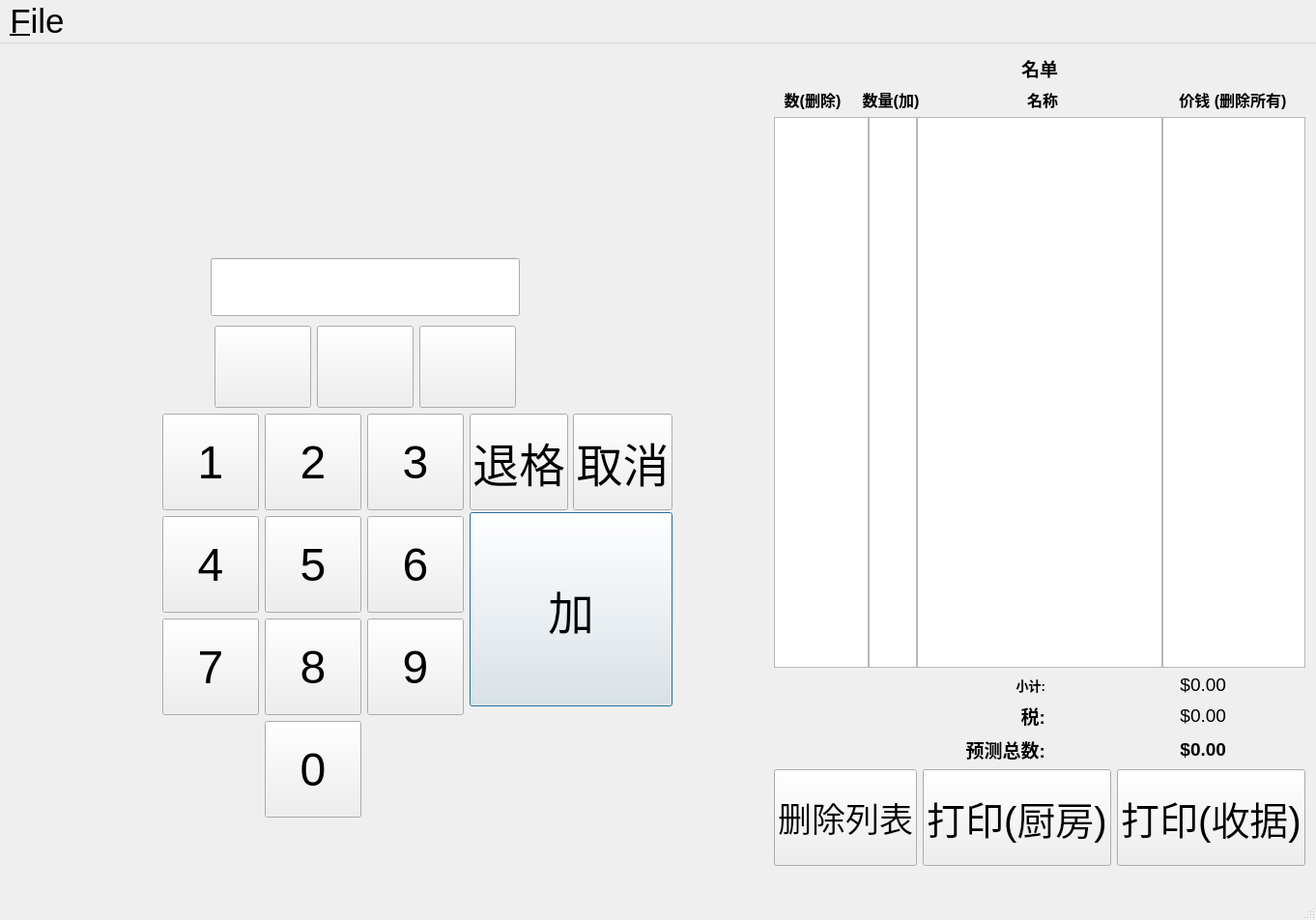
<?xml version="1.0" encoding="UTF-8"?>
<ui version="4.0">
 <class>MainWindow</class>
 <widget class="QMainWindow" name="MainWindow">
  <property name="geometry">
   <rect>
    <x>0</x>
    <y>0</y>
    <width>1362</width>
    <height>952</height>
   </rect>
  </property>
  <property name="font">
   <font>
    <pointsize>26</pointsize>
   </font>
  </property>
  <property name="windowTitle">
   <string>Dynasty Selector (developed by kabicin using the Qt Framework)</string>
  </property>
  <property name="windowIcon">
   <iconset>
    <normaloff>../../Desktop/dh/res/dhlogo.png</normaloff>../../Desktop/dh/res/dhlogo.png</iconset>
  </property>
  <widget class="QWidget" name="centralWidget">
   <layout class="QHBoxLayout" name="horizontalLayout_3">
    <item>
     <layout class="QVBoxLayout" name="verticalLayout_4">
      <item>
       <layout class="QVBoxLayout" name="verticalLayout_3">
        <item>
         <spacer name="verticalSpacer_2">
          <property name="orientation">
           <enum>Qt::Vertical</enum>
          </property>
          <property name="sizeHint" stdset="0">
           <size>
            <width>20</width>
            <height>40</height>
           </size>
          </property>
         </spacer>
        </item>
        <item>
         <widget class="QLabel" name="labelFood_1">
          <property name="enabled">
           <bool>true</bool>
          </property>
          <property name="maximumSize">
           <size>
            <width>16777215</width>
            <height>50</height>
           </size>
          </property>
          <property name="font">
           <font>
            <family>MS Sans Serif</family>
            <pointsize>22</pointsize>
           </font>
          </property>
          <property name="text">
           <string/>
          </property>
          <property name="alignment">
           <set>Qt::AlignCenter</set>
          </property>
         </widget>
        </item>
        <item>
         <widget class="QLabel" name="labelFood_2">
          <property name="enabled">
           <bool>true</bool>
          </property>
          <property name="maximumSize">
           <size>
            <width>16777215</width>
            <height>50</height>
           </size>
          </property>
          <property name="font">
           <font>
            <pointsize>20</pointsize>
           </font>
          </property>
          <property name="text">
           <string/>
          </property>
          <property name="alignment">
           <set>Qt::AlignCenter</set>
          </property>
         </widget>
        </item>
        <item>
         <widget class="QLabel" name="labelFood_3">
          <property name="enabled">
           <bool>true</bool>
          </property>
          <property name="maximumSize">
           <size>
            <width>16777215</width>
            <height>75</height>
           </size>
          </property>
          <property name="font">
           <font>
            <pointsize>48</pointsize>
           </font>
          </property>
          <property name="text">
           <string/>
          </property>
          <property name="alignment">
           <set>Qt::AlignCenter</set>
          </property>
         </widget>
        </item>
        <item>
         <widget class="QLabel" name="labelFood_4">
          <property name="enabled">
           <bool>true</bool>
          </property>
          <property name="maximumSize">
           <size>
            <width>16777215</width>
            <height>50</height>
           </size>
          </property>
          <property name="font">
           <font>
            <pointsize>20</pointsize>
           </font>
          </property>
          <property name="text">
           <string/>
          </property>
          <property name="alignment">
           <set>Qt::AlignCenter</set>
          </property>
         </widget>
        </item>
        <item>
         <layout class="QVBoxLayout" name="verticalLayout">
          <item>
           <layout class="QHBoxLayout" name="horizontalLayout">
            <item>
             <spacer name="horizontalSpacer">
              <property name="orientation">
               <enum>Qt::Horizontal</enum>
              </property>
              <property name="sizeHint" stdset="0">
               <size>
                <width>100</width>
                <height>20</height>
               </size>
              </property>
             </spacer>
            </item>
            <item>
             <widget class="QLineEdit" name="lineEditNum">
              <property name="sizePolicy">
               <sizepolicy hsizetype="Minimum" vsizetype="Minimum">
                <horstretch>0</horstretch>
                <verstretch>0</verstretch>
               </sizepolicy>
              </property>
              <property name="minimumSize">
               <size>
                <width>320</width>
                <height>60</height>
               </size>
              </property>
              <property name="maximumSize">
               <size>
                <width>200</width>
                <height>48</height>
               </size>
              </property>
              <property name="font">
               <font>
                <pointsize>36</pointsize>
               </font>
              </property>
              <property name="locale">
               <locale language="English" country="Canada"/>
              </property>
              <property name="text">
               <string/>
              </property>
              <property name="alignment">
               <set>Qt::AlignCenter</set>
              </property>
              <property name="placeholderText">
               <string/>
              </property>
             </widget>
            </item>
            <item>
             <spacer name="horizontalSpacer_2">
              <property name="orientation">
               <enum>Qt::Horizontal</enum>
              </property>
              <property name="sizeType">
               <enum>QSizePolicy::Expanding</enum>
              </property>
              <property name="sizeHint" stdset="0">
               <size>
                <width>100</width>
                <height>20</height>
               </size>
              </property>
             </spacer>
            </item>
           </layout>
          </item>
          <item>
           <spacer name="verticalSpacer_3">
            <property name="orientation">
             <enum>Qt::Vertical</enum>
            </property>
            <property name="sizeType">
             <enum>QSizePolicy::Minimum</enum>
            </property>
            <property name="sizeHint" stdset="0">
             <size>
              <width>20</width>
              <height>10</height>
             </size>
            </property>
           </spacer>
          </item>
          <item>
           <layout class="QHBoxLayout" name="horizontalLayout_12">
            <item>
             <spacer name="horizontalSpacer_7">
              <property name="orientation">
               <enum>Qt::Horizontal</enum>
              </property>
              <property name="sizeType">
               <enum>QSizePolicy::Expanding</enum>
              </property>
              <property name="sizeHint" stdset="0">
               <size>
                <width>265</width>
                <height>20</height>
               </size>
              </property>
             </spacer>
            </item>
            <item>
             <widget class="QPushButton" name="btn_A">
              <property name="sizePolicy">
               <sizepolicy hsizetype="Minimum" vsizetype="Minimum">
                <horstretch>0</horstretch>
                <verstretch>0</verstretch>
               </sizepolicy>
              </property>
              <property name="minimumSize">
               <size>
                <width>100</width>
                <height>85</height>
               </size>
              </property>
              <property name="maximumSize">
               <size>
                <width>16777215</width>
                <height>85</height>
               </size>
              </property>
              <property name="font">
               <font>
                <pointsize>28</pointsize>
               </font>
              </property>
              <property name="text">
               <string/>
              </property>
             </widget>
            </item>
            <item>
             <widget class="QPushButton" name="btn_B">
              <property name="sizePolicy">
               <sizepolicy hsizetype="Minimum" vsizetype="Minimum">
                <horstretch>0</horstretch>
                <verstretch>0</verstretch>
               </sizepolicy>
              </property>
              <property name="minimumSize">
               <size>
                <width>100</width>
                <height>85</height>
               </size>
              </property>
              <property name="maximumSize">
               <size>
                <width>16777215</width>
                <height>85</height>
               </size>
              </property>
              <property name="font">
               <font>
                <pointsize>28</pointsize>
               </font>
              </property>
              <property name="text">
               <string/>
              </property>
             </widget>
            </item>
            <item>
             <widget class="QPushButton" name="btn_C">
              <property name="sizePolicy">
               <sizepolicy hsizetype="Minimum" vsizetype="Minimum">
                <horstretch>0</horstretch>
                <verstretch>0</verstretch>
               </sizepolicy>
              </property>
              <property name="minimumSize">
               <size>
                <width>100</width>
                <height>85</height>
               </size>
              </property>
              <property name="maximumSize">
               <size>
                <width>16777215</width>
                <height>85</height>
               </size>
              </property>
              <property name="font">
               <font>
                <pointsize>28</pointsize>
               </font>
              </property>
              <property name="text">
               <string/>
              </property>
             </widget>
            </item>
            <item>
             <spacer name="horizontalSpacer_8">
              <property name="orientation">
               <enum>Qt::Horizontal</enum>
              </property>
              <property name="sizeType">
               <enum>QSizePolicy::Expanding</enum>
              </property>
              <property name="sizeHint" stdset="0">
               <size>
                <width>265</width>
                <height>20</height>
               </size>
              </property>
             </spacer>
            </item>
           </layout>
          </item>
          <item>
           <layout class="QHBoxLayout" name="horizontalLayout_2">
            <item>
             <layout class="QGridLayout" name="gridLayout">
              <item row="0" column="1">
               <widget class="QPushButton" name="btnOne">
                <property name="sizePolicy">
                 <sizepolicy hsizetype="Minimum" vsizetype="Minimum">
                  <horstretch>0</horstretch>
                  <verstretch>0</verstretch>
                 </sizepolicy>
                </property>
                <property name="minimumSize">
                 <size>
                  <width>100</width>
                  <height>100</height>
                 </size>
                </property>
                <property name="maximumSize">
                 <size>
                  <width>16777215</width>
                  <height>100</height>
                 </size>
                </property>
                <property name="font">
                 <font>
                  <pointsize>36</pointsize>
                 </font>
                </property>
                <property name="text">
                 <string>1</string>
                </property>
               </widget>
              </item>
              <item row="1" column="2">
               <widget class="QPushButton" name="btnFive">
                <property name="sizePolicy">
                 <sizepolicy hsizetype="Minimum" vsizetype="Minimum">
                  <horstretch>0</horstretch>
                  <verstretch>0</verstretch>
                 </sizepolicy>
                </property>
                <property name="minimumSize">
                 <size>
                  <width>100</width>
                  <height>100</height>
                 </size>
                </property>
                <property name="maximumSize">
                 <size>
                  <width>16777215</width>
                  <height>100</height>
                 </size>
                </property>
                <property name="font">
                 <font>
                  <pointsize>36</pointsize>
                 </font>
                </property>
                <property name="text">
                 <string>5</string>
                </property>
               </widget>
              </item>
              <item row="0" column="2">
               <widget class="QPushButton" name="btnTwo">
                <property name="sizePolicy">
                 <sizepolicy hsizetype="Minimum" vsizetype="Minimum">
                  <horstretch>0</horstretch>
                  <verstretch>0</verstretch>
                 </sizepolicy>
                </property>
                <property name="minimumSize">
                 <size>
                  <width>100</width>
                  <height>100</height>
                 </size>
                </property>
                <property name="maximumSize">
                 <size>
                  <width>16777215</width>
                  <height>100</height>
                 </size>
                </property>
                <property name="font">
                 <font>
                  <pointsize>36</pointsize>
                 </font>
                </property>
                <property name="text">
                 <string>2</string>
                </property>
               </widget>
              </item>
              <item row="3" column="2">
               <widget class="QPushButton" name="btnZero">
                <property name="sizePolicy">
                 <sizepolicy hsizetype="Minimum" vsizetype="Minimum">
                  <horstretch>0</horstretch>
                  <verstretch>0</verstretch>
                 </sizepolicy>
                </property>
                <property name="minimumSize">
                 <size>
                  <width>100</width>
                  <height>100</height>
                 </size>
                </property>
                <property name="maximumSize">
                 <size>
                  <width>16777215</width>
                  <height>100</height>
                 </size>
                </property>
                <property name="font">
                 <font>
                  <pointsize>36</pointsize>
                 </font>
                </property>
                <property name="text">
                 <string>0</string>
                </property>
               </widget>
              </item>
              <item row="2" column="2">
               <widget class="QPushButton" name="btnEight">
                <property name="sizePolicy">
                 <sizepolicy hsizetype="Minimum" vsizetype="Minimum">
                  <horstretch>0</horstretch>
                  <verstretch>0</verstretch>
                 </sizepolicy>
                </property>
                <property name="minimumSize">
                 <size>
                  <width>100</width>
                  <height>100</height>
                 </size>
                </property>
                <property name="maximumSize">
                 <size>
                  <width>16777215</width>
                  <height>100</height>
                 </size>
                </property>
                <property name="font">
                 <font>
                  <pointsize>36</pointsize>
                 </font>
                </property>
                <property name="text">
                 <string>8</string>
                </property>
               </widget>
              </item>
              <item row="2" column="3">
               <widget class="QPushButton" name="btnNine">
                <property name="sizePolicy">
                 <sizepolicy hsizetype="Minimum" vsizetype="Minimum">
                  <horstretch>0</horstretch>
                  <verstretch>0</verstretch>
                 </sizepolicy>
                </property>
                <property name="minimumSize">
                 <size>
                  <width>100</width>
                  <height>100</height>
                 </size>
                </property>
                <property name="maximumSize">
                 <size>
                  <width>16777215</width>
                  <height>100</height>
                 </size>
                </property>
                <property name="font">
                 <font>
                  <pointsize>36</pointsize>
                 </font>
                </property>
                <property name="text">
                 <string>9</string>
                </property>
               </widget>
              </item>
              <item row="2" column="1">
               <widget class="QPushButton" name="btnSeven">
                <property name="sizePolicy">
                 <sizepolicy hsizetype="Minimum" vsizetype="Minimum">
                  <horstretch>0</horstretch>
                  <verstretch>0</verstretch>
                 </sizepolicy>
                </property>
                <property name="minimumSize">
                 <size>
                  <width>100</width>
                  <height>100</height>
                 </size>
                </property>
                <property name="maximumSize">
                 <size>
                  <width>16777215</width>
                  <height>100</height>
                 </size>
                </property>
                <property name="font">
                 <font>
                  <pointsize>36</pointsize>
                 </font>
                </property>
                <property name="text">
                 <string>7</string>
                </property>
               </widget>
              </item>
              <item row="0" column="3">
               <widget class="QPushButton" name="btnThree">
                <property name="sizePolicy">
                 <sizepolicy hsizetype="Minimum" vsizetype="Minimum">
                  <horstretch>0</horstretch>
                  <verstretch>0</verstretch>
                 </sizepolicy>
                </property>
                <property name="minimumSize">
                 <size>
                  <width>100</width>
                  <height>100</height>
                 </size>
                </property>
                <property name="maximumSize">
                 <size>
                  <width>16777215</width>
                  <height>100</height>
                 </size>
                </property>
                <property name="font">
                 <font>
                  <pointsize>36</pointsize>
                 </font>
                </property>
                <property name="text">
                 <string>3</string>
                </property>
               </widget>
              </item>
              <item row="1" column="0">
               <spacer name="horizontalSpacer_3">
                <property name="orientation">
                 <enum>Qt::Horizontal</enum>
                </property>
                <property name="sizeType">
                 <enum>QSizePolicy::Maximum</enum>
                </property>
                <property name="sizeHint" stdset="0">
                 <size>
                  <width>157</width>
                  <height>20</height>
                 </size>
                </property>
               </spacer>
              </item>
              <item row="1" column="3">
               <widget class="QPushButton" name="btnSix">
                <property name="sizePolicy">
                 <sizepolicy hsizetype="Minimum" vsizetype="Minimum">
                  <horstretch>0</horstretch>
                  <verstretch>0</verstretch>
                 </sizepolicy>
                </property>
                <property name="minimumSize">
                 <size>
                  <width>100</width>
                  <height>100</height>
                 </size>
                </property>
                <property name="maximumSize">
                 <size>
                  <width>16777215</width>
                  <height>100</height>
                 </size>
                </property>
                <property name="font">
                 <font>
                  <pointsize>36</pointsize>
                 </font>
                </property>
                <property name="text">
                 <string>6</string>
                </property>
               </widget>
              </item>
              <item row="1" column="1">
               <widget class="QPushButton" name="btnFour">
                <property name="sizePolicy">
                 <sizepolicy hsizetype="Minimum" vsizetype="Minimum">
                  <horstretch>0</horstretch>
                  <verstretch>0</verstretch>
                 </sizepolicy>
                </property>
                <property name="minimumSize">
                 <size>
                  <width>100</width>
                  <height>100</height>
                 </size>
                </property>
                <property name="maximumSize">
                 <size>
                  <width>16777215</width>
                  <height>100</height>
                 </size>
                </property>
                <property name="font">
                 <font>
                  <pointsize>36</pointsize>
                 </font>
                </property>
                <property name="text">
                 <string>4</string>
                </property>
               </widget>
              </item>
             </layout>
            </item>
            <item>
             <layout class="QVBoxLayout" name="verticalLayout_6">
              <property name="spacing">
               <number>0</number>
              </property>
              <item>
               <layout class="QHBoxLayout" name="horizontalLayout_15">
                <property name="spacing">
                 <number>5</number>
                </property>
                <item>
                 <widget class="QPushButton" name="btnBackspace">
                  <property name="sizePolicy">
                   <sizepolicy hsizetype="Maximum" vsizetype="Maximum">
                    <horstretch>0</horstretch>
                    <verstretch>0</verstretch>
                   </sizepolicy>
                  </property>
                  <property name="minimumSize">
                   <size>
                    <width>100</width>
                    <height>100</height>
                   </size>
                  </property>
                  <property name="font">
                   <font>
                    <pointsize>36</pointsize>
                   </font>
                  </property>
                  <property name="text">
                   <string>退格</string>
                  </property>
                 </widget>
                </item>
                <item>
                 <widget class="QPushButton" name="btnClear">
                  <property name="sizePolicy">
                   <sizepolicy hsizetype="Maximum" vsizetype="Maximum">
                    <horstretch>0</horstretch>
                    <verstretch>0</verstretch>
                   </sizepolicy>
                  </property>
                  <property name="minimumSize">
                   <size>
                    <width>100</width>
                    <height>100</height>
                   </size>
                  </property>
                  <property name="font">
                   <font>
                    <pointsize>36</pointsize>
                   </font>
                  </property>
                  <property name="text">
                   <string>取消</string>
                  </property>
                 </widget>
                </item>
               </layout>
              </item>
              <item>
               <spacer name="verticalSpacer_5">
                <property name="orientation">
                 <enum>Qt::Vertical</enum>
                </property>
                <property name="sizeType">
                 <enum>QSizePolicy::Maximum</enum>
                </property>
                <property name="sizeHint" stdset="0">
                 <size>
                  <width>20</width>
                  <height>2</height>
                 </size>
                </property>
               </spacer>
              </item>
              <item>
               <widget class="QPushButton" name="btnGo">
                <property name="sizePolicy">
                 <sizepolicy hsizetype="Maximum" vsizetype="Maximum">
                  <horstretch>0</horstretch>
                  <verstretch>0</verstretch>
                 </sizepolicy>
                </property>
                <property name="minimumSize">
                 <size>
                  <width>210</width>
                  <height>201</height>
                 </size>
                </property>
                <property name="font">
                 <font>
                  <pointsize>36</pointsize>
                 </font>
                </property>
                <property name="text">
                 <string>加</string>
                </property>
                <property name="autoDefault">
                 <bool>false</bool>
                </property>
                <property name="default">
                 <bool>true</bool>
                </property>
               </widget>
              </item>
              <item>
               <spacer name="verticalSpacer_4">
                <property name="orientation">
                 <enum>Qt::Vertical</enum>
                </property>
                <property name="sizeHint" stdset="0">
                 <size>
                  <width>20</width>
                  <height>40</height>
                 </size>
                </property>
               </spacer>
              </item>
             </layout>
            </item>
            <item>
             <spacer name="horizontalSpacer_4">
              <property name="orientation">
               <enum>Qt::Horizontal</enum>
              </property>
              <property name="sizeHint" stdset="0">
               <size>
                <width>20</width>
                <height>20</height>
               </size>
              </property>
             </spacer>
            </item>
           </layout>
          </item>
          <item>
           <spacer name="verticalSpacer">
            <property name="orientation">
             <enum>Qt::Vertical</enum>
            </property>
            <property name="sizeType">
             <enum>QSizePolicy::Minimum</enum>
            </property>
            <property name="sizeHint" stdset="0">
             <size>
              <width>20</width>
              <height>50</height>
             </size>
            </property>
           </spacer>
          </item>
         </layout>
        </item>
       </layout>
      </item>
     </layout>
    </item>
    <item>
     <spacer name="horizontalSpacer_9">
      <property name="orientation">
       <enum>Qt::Horizontal</enum>
      </property>
      <property name="sizeType">
       <enum>QSizePolicy::Minimum</enum>
      </property>
      <property name="sizeHint" stdset="0">
       <size>
        <width>50</width>
        <height>20</height>
       </size>
      </property>
     </spacer>
    </item>
    <item>
     <layout class="QVBoxLayout" name="verticalLayout_2">
      <item>
       <layout class="QHBoxLayout" name="horizontalLayout_4">
        <item>
         <spacer name="horizontalSpacer_5">
          <property name="orientation">
           <enum>Qt::Horizontal</enum>
          </property>
          <property name="sizeHint" stdset="0">
           <size>
            <width>40</width>
            <height>20</height>
           </size>
          </property>
         </spacer>
        </item>
        <item>
         <widget class="QLabel" name="label">
          <property name="sizePolicy">
           <sizepolicy hsizetype="Maximum" vsizetype="Maximum">
            <horstretch>0</horstretch>
            <verstretch>0</verstretch>
           </sizepolicy>
          </property>
          <property name="font">
           <font>
            <pointsize>14</pointsize>
            <weight>75</weight>
            <bold>true</bold>
            <underline>false</underline>
           </font>
          </property>
          <property name="text">
           <string>名单</string>
          </property>
         </widget>
        </item>
        <item>
         <spacer name="horizontalSpacer_6">
          <property name="orientation">
           <enum>Qt::Horizontal</enum>
          </property>
          <property name="sizeHint" stdset="0">
           <size>
            <width>40</width>
            <height>20</height>
           </size>
          </property>
         </spacer>
        </item>
       </layout>
      </item>
      <item>
       <layout class="QHBoxLayout" name="horizontalLayout_8">
        <item>
         <widget class="QLabel" name="labelItemIdMinus">
          <property name="sizePolicy">
           <sizepolicy hsizetype="Maximum" vsizetype="Preferred">
            <horstretch>0</horstretch>
            <verstretch>0</verstretch>
           </sizepolicy>
          </property>
          <property name="maximumSize">
           <size>
            <width>80</width>
            <height>16777215</height>
           </size>
          </property>
          <property name="font">
           <font>
            <pointsize>12</pointsize>
            <weight>75</weight>
            <italic>false</italic>
            <bold>true</bold>
           </font>
          </property>
          <property name="text">
           <string>数(删除)</string>
          </property>
          <property name="alignment">
           <set>Qt::AlignCenter</set>
          </property>
         </widget>
        </item>
        <item>
         <widget class="QLabel" name="labelQuantityAdd">
          <property name="sizePolicy">
           <sizepolicy hsizetype="Maximum" vsizetype="Preferred">
            <horstretch>0</horstretch>
            <verstretch>0</verstretch>
           </sizepolicy>
          </property>
          <property name="minimumSize">
           <size>
            <width>49</width>
            <height>0</height>
           </size>
          </property>
          <property name="maximumSize">
           <size>
            <width>70</width>
            <height>16777215</height>
           </size>
          </property>
          <property name="font">
           <font>
            <pointsize>12</pointsize>
            <weight>75</weight>
            <bold>true</bold>
           </font>
          </property>
          <property name="text">
           <string>数量(加)</string>
          </property>
          <property name="alignment">
           <set>Qt::AlignCenter</set>
          </property>
         </widget>
        </item>
        <item>
         <widget class="QLabel" name="label_7">
          <property name="maximumSize">
           <size>
            <width>16777215</width>
            <height>20</height>
           </size>
          </property>
          <property name="font">
           <font>
            <pointsize>12</pointsize>
            <weight>75</weight>
            <bold>true</bold>
           </font>
          </property>
          <property name="text">
           <string>名称</string>
          </property>
          <property name="alignment">
           <set>Qt::AlignCenter</set>
          </property>
         </widget>
        </item>
        <item>
         <widget class="QLabel" name="labelPriceDelete">
          <property name="sizePolicy">
           <sizepolicy hsizetype="Maximum" vsizetype="Preferred">
            <horstretch>0</horstretch>
            <verstretch>0</verstretch>
           </sizepolicy>
          </property>
          <property name="minimumSize">
           <size>
            <width>150</width>
            <height>20</height>
           </size>
          </property>
          <property name="maximumSize">
           <size>
            <width>150</width>
            <height>20</height>
           </size>
          </property>
          <property name="font">
           <font>
            <pointsize>12</pointsize>
            <weight>75</weight>
            <bold>true</bold>
           </font>
          </property>
          <property name="text">
           <string>价钱 (删除所有)</string>
          </property>
          <property name="alignment">
           <set>Qt::AlignCenter</set>
          </property>
         </widget>
        </item>
       </layout>
      </item>
      <item>
       <layout class="QHBoxLayout" name="horizontalLayout_5">
        <property name="spacing">
         <number>0</number>
        </property>
        <item>
         <widget class="QListWidget" name="listWidget_4">
          <property name="maximumSize">
           <size>
            <width>100</width>
            <height>16777215</height>
           </size>
          </property>
          <property name="font">
           <font>
            <pointsize>26</pointsize>
           </font>
          </property>
          <property name="verticalScrollBarPolicy">
           <enum>Qt::ScrollBarAlwaysOff</enum>
          </property>
          <property name="horizontalScrollBarPolicy">
           <enum>Qt::ScrollBarAlwaysOff</enum>
          </property>
          <property name="autoScrollMargin">
           <number>16</number>
          </property>
          <property name="alternatingRowColors">
           <bool>true</bool>
          </property>
         </widget>
        </item>
        <item>
         <widget class="QListWidget" name="listWidget_3">
          <property name="sizePolicy">
           <sizepolicy hsizetype="Maximum" vsizetype="Expanding">
            <horstretch>0</horstretch>
            <verstretch>0</verstretch>
           </sizepolicy>
          </property>
          <property name="minimumSize">
           <size>
            <width>50</width>
            <height>0</height>
           </size>
          </property>
          <property name="maximumSize">
           <size>
            <width>50</width>
            <height>16777215</height>
           </size>
          </property>
          <property name="font">
           <font>
            <pointsize>26</pointsize>
           </font>
          </property>
          <property name="verticalScrollBarPolicy">
           <enum>Qt::ScrollBarAlwaysOff</enum>
          </property>
          <property name="horizontalScrollBarPolicy">
           <enum>Qt::ScrollBarAlwaysOff</enum>
          </property>
          <property name="autoScroll">
           <bool>true</bool>
          </property>
          <property name="autoScrollMargin">
           <number>16</number>
          </property>
          <property name="alternatingRowColors">
           <bool>true</bool>
          </property>
          <property name="selectionMode">
           <enum>QAbstractItemView::NoSelection</enum>
          </property>
         </widget>
        </item>
        <item>
         <widget class="QListWidget" name="listWidget">
          <property name="font">
           <font>
            <pointsize>26</pointsize>
           </font>
          </property>
          <property name="verticalScrollBarPolicy">
           <enum>Qt::ScrollBarAlwaysOff</enum>
          </property>
          <property name="horizontalScrollBarPolicy">
           <enum>Qt::ScrollBarAsNeeded</enum>
          </property>
          <property name="alternatingRowColors">
           <bool>true</bool>
          </property>
         </widget>
        </item>
        <item>
         <widget class="QListWidget" name="listWidget_2">
          <property name="sizePolicy">
           <sizepolicy hsizetype="Maximum" vsizetype="Expanding">
            <horstretch>0</horstretch>
            <verstretch>0</verstretch>
           </sizepolicy>
          </property>
          <property name="minimumSize">
           <size>
            <width>100</width>
            <height>0</height>
           </size>
          </property>
          <property name="maximumSize">
           <size>
            <width>150</width>
            <height>16777215</height>
           </size>
          </property>
          <property name="font">
           <font>
            <pointsize>26</pointsize>
           </font>
          </property>
          <property name="verticalScrollBarPolicy">
           <enum>Qt::ScrollBarAsNeeded</enum>
          </property>
          <property name="alternatingRowColors">
           <bool>true</bool>
          </property>
         </widget>
        </item>
       </layout>
      </item>
      <item>
       <layout class="QVBoxLayout" name="verticalLayout_5">
        <item>
         <layout class="QHBoxLayout" name="horizontalLayout_7">
          <item>
           <widget class="QLabel" name="label_2">
            <property name="sizePolicy">
             <sizepolicy hsizetype="Maximum" vsizetype="Preferred">
              <horstretch>0</horstretch>
              <verstretch>0</verstretch>
             </sizepolicy>
            </property>
            <property name="maximumSize">
             <size>
              <width>200</width>
              <height>16777215</height>
             </size>
            </property>
            <property name="font">
             <font>
              <pointsize>10</pointsize>
              <weight>75</weight>
              <bold>true</bold>
             </font>
            </property>
            <property name="text">
             <string>小计:</string>
            </property>
            <property name="alignment">
             <set>Qt::AlignRight|Qt::AlignTrailing|Qt::AlignVCenter</set>
            </property>
           </widget>
          </item>
          <item>
           <widget class="QLabel" name="label_subtotal">
            <property name="sizePolicy">
             <sizepolicy hsizetype="Maximum" vsizetype="Preferred">
              <horstretch>0</horstretch>
              <verstretch>0</verstretch>
             </sizepolicy>
            </property>
            <property name="maximumSize">
             <size>
              <width>100</width>
              <height>16777215</height>
             </size>
            </property>
            <property name="font">
             <font>
              <pointsize>14</pointsize>
              <weight>50</weight>
              <bold>false</bold>
             </font>
            </property>
            <property name="text">
             <string>$0.00</string>
            </property>
            <property name="alignment">
             <set>Qt::AlignRight|Qt::AlignTrailing|Qt::AlignVCenter</set>
            </property>
           </widget>
          </item>
         </layout>
        </item>
        <item>
         <layout class="QHBoxLayout" name="horizontalLayout_9">
          <item>
           <widget class="QLabel" name="label_3">
            <property name="sizePolicy">
             <sizepolicy hsizetype="Maximum" vsizetype="Preferred">
              <horstretch>0</horstretch>
              <verstretch>0</verstretch>
             </sizepolicy>
            </property>
            <property name="maximumSize">
             <size>
              <width>200</width>
              <height>16777215</height>
             </size>
            </property>
            <property name="font">
             <font>
              <pointsize>14</pointsize>
              <weight>75</weight>
              <bold>true</bold>
             </font>
            </property>
            <property name="text">
             <string>税:</string>
            </property>
            <property name="alignment">
             <set>Qt::AlignRight|Qt::AlignTrailing|Qt::AlignVCenter</set>
            </property>
           </widget>
          </item>
          <item>
           <widget class="QLabel" name="label_tax">
            <property name="sizePolicy">
             <sizepolicy hsizetype="Maximum" vsizetype="Preferred">
              <horstretch>0</horstretch>
              <verstretch>0</verstretch>
             </sizepolicy>
            </property>
            <property name="maximumSize">
             <size>
              <width>100</width>
              <height>16777215</height>
             </size>
            </property>
            <property name="font">
             <font>
              <pointsize>14</pointsize>
              <weight>50</weight>
              <bold>false</bold>
             </font>
            </property>
            <property name="text">
             <string>$0.00</string>
            </property>
            <property name="alignment">
             <set>Qt::AlignRight|Qt::AlignTrailing|Qt::AlignVCenter</set>
            </property>
           </widget>
          </item>
         </layout>
        </item>
        <item>
         <layout class="QHBoxLayout" name="horizontalLayout_10">
          <item>
           <widget class="QLabel" name="label_4">
            <property name="sizePolicy">
             <sizepolicy hsizetype="Maximum" vsizetype="Preferred">
              <horstretch>0</horstretch>
              <verstretch>0</verstretch>
             </sizepolicy>
            </property>
            <property name="maximumSize">
             <size>
              <width>200</width>
              <height>16777215</height>
             </size>
            </property>
            <property name="font">
             <font>
              <pointsize>14</pointsize>
              <weight>75</weight>
              <bold>true</bold>
             </font>
            </property>
            <property name="text">
             <string>预测总数:</string>
            </property>
            <property name="alignment">
             <set>Qt::AlignRight|Qt::AlignTrailing|Qt::AlignVCenter</set>
            </property>
           </widget>
          </item>
          <item>
           <widget class="QLabel" name="label_total">
            <property name="sizePolicy">
             <sizepolicy hsizetype="Maximum" vsizetype="Preferred">
              <horstretch>0</horstretch>
              <verstretch>0</verstretch>
             </sizepolicy>
            </property>
            <property name="maximumSize">
             <size>
              <width>100</width>
              <height>16777215</height>
             </size>
            </property>
            <property name="font">
             <font>
              <pointsize>14</pointsize>
              <weight>75</weight>
              <bold>true</bold>
             </font>
            </property>
            <property name="text">
             <string>$0.00</string>
            </property>
            <property name="alignment">
             <set>Qt::AlignRight|Qt::AlignTrailing|Qt::AlignVCenter</set>
            </property>
           </widget>
          </item>
         </layout>
        </item>
       </layout>
      </item>
      <item>
       <layout class="QHBoxLayout" name="horizontalLayout_6">
        <item>
         <widget class="QPushButton" name="btnClearListWidget">
          <property name="minimumSize">
           <size>
            <width>0</width>
            <height>100</height>
           </size>
          </property>
          <property name="maximumSize">
           <size>
            <width>16777215</width>
            <height>100</height>
           </size>
          </property>
          <property name="text">
           <string>删除列表</string>
          </property>
         </widget>
        </item>
        <item>
         <widget class="QPushButton" name="btnPrintKitchen">
          <property name="sizePolicy">
           <sizepolicy hsizetype="Expanding" vsizetype="Fixed">
            <horstretch>0</horstretch>
            <verstretch>0</verstretch>
           </sizepolicy>
          </property>
          <property name="minimumSize">
           <size>
            <width>0</width>
            <height>100</height>
           </size>
          </property>
          <property name="font">
           <font>
            <pointsize>30</pointsize>
           </font>
          </property>
          <property name="text">
           <string>打印(厨房)</string>
          </property>
         </widget>
        </item>
        <item>
         <widget class="QPushButton" name="btnPrint">
          <property name="sizePolicy">
           <sizepolicy hsizetype="Expanding" vsizetype="Fixed">
            <horstretch>0</horstretch>
            <verstretch>0</verstretch>
           </sizepolicy>
          </property>
          <property name="minimumSize">
           <size>
            <width>0</width>
            <height>100</height>
           </size>
          </property>
          <property name="font">
           <font>
            <pointsize>30</pointsize>
           </font>
          </property>
          <property name="text">
           <string>打印(收据)</string>
          </property>
         </widget>
        </item>
       </layout>
      </item>
     </layout>
    </item>
   </layout>
  </widget>
  <widget class="QMenuBar" name="menuBar">
   <property name="geometry">
    <rect>
     <x>0</x>
     <y>0</y>
     <width>1362</width>
     <height>21</height>
    </rect>
   </property>
   <widget class="QMenu" name="menuFile">
    <property name="title">
     <string>&amp;File</string>
    </property>
    <addaction name="actionAdd_Item"/>
   </widget>
   <addaction name="menuFile"/>
  </widget>
  <widget class="QStatusBar" name="statusBar"/>
  <action name="actionAdd_Item">
   <property name="text">
    <string>Add Item</string>
   </property>
  </action>
 </widget>
 <layoutdefault spacing="6" margin="11"/>
 <tabstops>
  <tabstop>lineEditNum</tabstop>
  <tabstop>btnOne</tabstop>
  <tabstop>btnTwo</tabstop>
  <tabstop>btnThree</tabstop>
  <tabstop>btnFour</tabstop>
  <tabstop>btnFive</tabstop>
  <tabstop>btnSix</tabstop>
  <tabstop>btnSeven</tabstop>
  <tabstop>btnEight</tabstop>
  <tabstop>btnNine</tabstop>
  <tabstop>btnZero</tabstop>
 </tabstops>
 <resources/>
 <connections/>
</ui>
